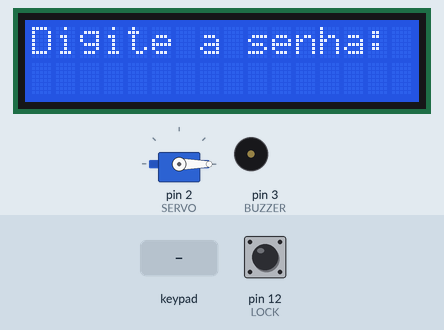
Simulated run of this sketch. Board: Arduino Uno, built with avr-gcc and run on an emulated ATmega328P. Parts: servo, 16×2 character LCD, buzzer (waves = sounding). Wiring (inferred from the names in the program): 4×4 keypad with keys 1 2 3 A 4 5 6 B 7 8 9 C * 0 # D: rows pin 8, pin 9, pin 10, pin 11; columns pin 4, pin 5, pin 6, pin 7. The inputs (shaded band) are chosen by the test bench; at power-on: pin 12 (LOCK) HIGH. What the sketch prints to the serial monitor is not drawn.

Above: at 1.2 s.
1.3 s: keypad keys 1 2 3 4 * pressed 0.4 s apart
At 3.5 s:
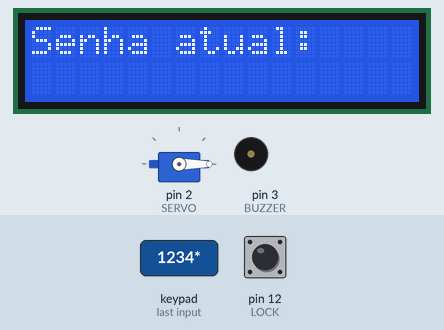
4.8 s: key '2' pressed
At 6.0 s:
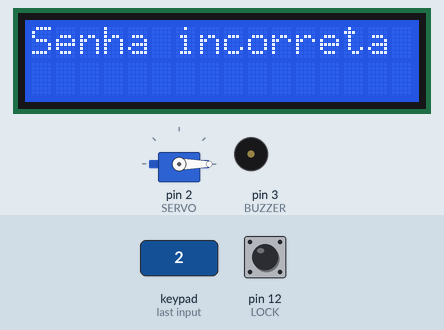
7.8 s: keypad keys 1 3 9 7 # pressed 0.4 s apart
At 10.5 s:
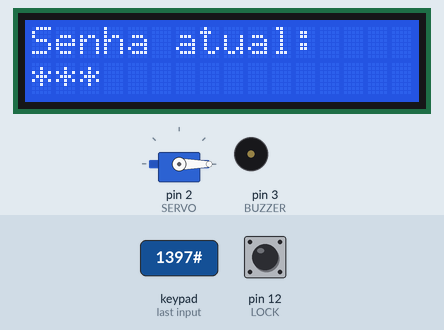
11.3 s: key '3' pressed
At 12.4 s:
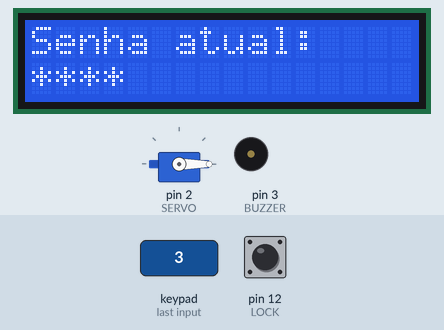
12.9 s: keypad keys 1 3 9 7 D pressed 0.4 s apart
At 15.9 s:
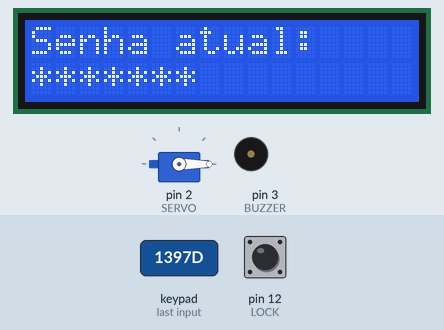
16.4 s: key '5' pressed
At 17.4 s:
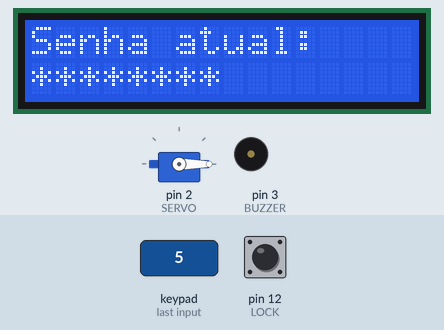
Timing chart, 0 to 19.0 s (numbered marks = the images above; inputs shaded):
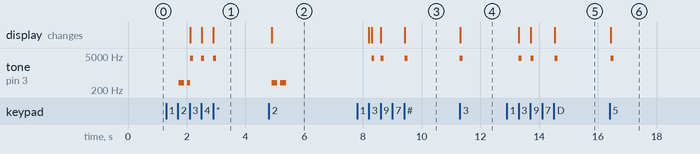

The sketch:

automated_lock.ino
```cpp
#include <LiquidCrystal.h>
#include <Servo.h>
#include <EEPROM.h>

//PINS
#define LOCK 12
#define LINE_1 11
#define LINE_2 10
#define LINE_3 9
#define LINE_4 8
#define COLUMN_1 7
#define COLUMN_2 6
#define COLUMN_3 5
#define COLUMN_4 4
#define BUZZER 3
#define SERVO 2
//OP_MODES
#define DEFAULT_MODE 1
#define CURRENT_PASSWORD 2
#define NEW_PASSWORD 3
#define CONFIRM_NEW_PASSWORD 4

String entry;
String new_password;
int cursor_position;
bool locked; // 1 = aberto / 0 = fechado
int op_mode;

LiquidCrystal screen(A0,A1,A2,A3,A4,A5);
Servo servo;

void SETUP_SERVO()
{
  servo.attach(SERVO);
  servo.write(0);
  locked = true;
}

void SETUP_KEYBOARD()
{
  pinMode(LOCK, INPUT_PULLUP);
  pinMode(COLUMN_1,INPUT_PULLUP);
  pinMode(COLUMN_2,INPUT_PULLUP);
  pinMode(COLUMN_3,INPUT_PULLUP);
  pinMode(COLUMN_4,INPUT_PULLUP);
  pinMode(LINE_1,OUTPUT);
  pinMode(LINE_2,OUTPUT);
  pinMode(LINE_3,OUTPUT);
  pinMode(LINE_4,OUTPUT);

  digitalWrite(LOCK,HIGH);
  digitalWrite(COLUMN_1,HIGH);
  digitalWrite(COLUMN_2,HIGH);
  digitalWrite(COLUMN_3,HIGH);
  digitalWrite(COLUMN_4,HIGH);
}

void SEND_COMMAND(char key_pressed)
{
  switch(key_pressed)
  {
    case '1': case '2': case '3': case'4': case '5': case'6': case '7': case '8': case'9': case '0':
      entry = entry + key_pressed;
      PLAY_DEFAULT_SOUND();
      screen.setCursor(cursor_position,1);
      screen.print('*');
      cursor_position ++ ;
      break;
    case '*':
      PLAY_DEFAULT_SOUND();
      CLEAR_ENTRY();
      break;
    case '#':
      if (op_mode == DEFAULT_MODE)
      {
        if (COMPLETE_LENGTH(entry) == READ_PASSWORD() and locked == true)
        {
          PLAY_OPEN_SOUND();
          servo.write(90);
          locked = false;
        }
        else
        {
          PLAY_ERROR_SOUND();
        }
        CLEAR_ENTRY();
        break;
      }

      if (op_mode == CURRENT_PASSWORD)
      {
        if(COMPLETE_LENGTH(entry) == READ_PASSWORD())
        {
          PLAY_DEFAULT_SOUND();
          CHANGE_OP_MODE(NEW_PASSWORD);
          break;
        }
        else
        {
          screen.clear();
          screen.setCursor(0,0);
          screen.print("Senha incorreta");
          PLAY_ERROR_SOUND();
          delay(3000);
          CHANGE_OP_MODE(CURRENT_PASSWORD);
          break;
        }
      }

      if (op_mode == NEW_PASSWORD)
      {
        if (entry.length() < 4)
        {
          screen.clear();
          screen.setCursor(0,0);
          screen.print("A senha digitada");
          screen.setCursor(0,1);
          screen.print("e muito curta");
          PLAY_ERROR_SOUND();
          delay(3000);
          CHANGE_OP_MODE(NEW_PASSWORD);
          break;
        }
        else
        {
          if (entry.length() > 12)
          {
            screen.clear();
            screen.setCursor(0,0);
            screen.print("A senha digitada");
            screen.setCursor(0,1);
            screen.print("e muito longa");
            PLAY_ERROR_SOUND();
            delay(3000);
            CHANGE_OP_MODE(NEW_PASSWORD);
            break;
          }
          else
          {
          PLAY_DEFAULT_SOUND();
          new_password = entry;
          CHANGE_OP_MODE(CONFIRM_NEW_PASSWORD);
          break;
          }
        }
      }

      if (op_mode == CONFIRM_NEW_PASSWORD)
      {
        if (entry == new_password)
        {
            SAVE_PASSWORD(COMPLETE_LENGTH(entry));
            PLAY_DEFAULT_SOUND();
            screen.clear();
            screen.setCursor(0,0);
            screen.print("Senha alterada");
            screen.setCursor(0,1);
            screen.print("com sucesso!");
            delay(3000);
            CHANGE_OP_MODE(DEFAULT_MODE);
            break;
        }
        else
        {
          screen.clear();
          screen.setCursor(0,0);
          screen.print("Senhas digitadas");
          screen.setCursor(0,1);
          screen.print("nao conferem");
          PLAY_ERROR_SOUND();
          delay(3000);
          CHANGE_OP_MODE(DEFAULT_MODE);
          break;
        }

      }
      break;
    case 'L': case 'D':
      if (locked == false)
      {
        PLAY_LOCK_SOUND();
        servo.write(0);
        locked = true;
        CHANGE_OP_MODE(DEFAULT_MODE);
      }
    break;
    case 'A':
      PLAY_DEFAULT_SOUND();
      CHANGE_OP_MODE(CURRENT_PASSWORD);
      break;
    case 'C':
      PLAY_DEFAULT_SOUND();
      CHANGE_OP_MODE(DEFAULT_MODE);
      break;
    }

}

void CHANGE_OP_MODE(int OPERACAO)
{
  op_mode = OPERACAO;
  entry = "";
  cursor_position = 0;

  screen.clear();
  screen.setCursor(0,0);

  if (op_mode == CURRENT_PASSWORD)
  {
    screen.print("Senha atual:");
  }
  if (op_mode == NEW_PASSWORD)
  {
    screen.print("Nova senha:");
  }
  if (op_mode == CONFIRM_NEW_PASSWORD)
  {
    screen.print("Confirmar senha:");
  }
  if (op_mode == DEFAULT_MODE)
  {
    screen.print("Digite a senha:");
  }

  screen.setCursor(0,1);

}

void setup() {
  // put your setup code here, to run once:
  SETUP_KEYBOARD();
  SETUP_SERVO();

  screen.begin(16,2);

  Serial.begin(9600);

  CHANGE_OP_MODE(DEFAULT_MODE);
}

void loop()
{
  for (int line = 1; line < 5 ; line ++)
  {

    digitalWrite(LINE_1,HIGH);
    digitalWrite(LINE_2,HIGH);
    digitalWrite(LINE_3,HIGH);
    digitalWrite(LINE_4,HIGH);
    digitalWrite(line + 7,LOW); //soma-se 7 pois a porta referente a linha 1 é a porta 8, linha 2, 9 e assim por diante.

    if (digitalRead(COLUMN_1) == LOW)
    {
     SEND_COMMAND(KEYPRESSED(line,1));
      while (digitalRead(COLUMN_1) == LOW) {};
    }
    if (digitalRead(COLUMN_2) == LOW)
    {
      SEND_COMMAND(KEYPRESSED(line,2));
      while (digitalRead(COLUMN_2) == LOW) {};
    }
    if (digitalRead(COLUMN_3) == LOW)
    {
      SEND_COMMAND(KEYPRESSED(line,3));
      while (digitalRead(COLUMN_3) == LOW) {};
    }
    if (digitalRead(COLUMN_4) == LOW)
    {
      SEND_COMMAND(KEYPRESSED(line,4));
      while (digitalRead(COLUMN_4) == LOW) {};
    }
    if (digitalRead(LOCK) == LOW)
    {
      SEND_COMMAND('L');
      while (digitalRead(LOCK) == LOW) {};
    }
    delay(25);
}


}

char KEYPRESSED(int line, int column)
{
  switch (line)
  {
    case 4:
      switch(column)
      {
        case 1:
          return '1';
          break;
        case 2:
          return '2';
          break;
        case 3:
          return '3';
          break;
        case 4:
          return 'A';
          break;
      }
      break;
    case 3:
      switch(column)
      {
        case 1:
          return '4';
        case 2:
          return '5';
        case 3:
          return '6';
          break;
        case 4:
          return 'B';
          break;
      }
      break;
    case 2:
      switch(column)
      {
        case 1:
          return '7';
          break;
        case 2:
          return '8';
          break;
        case 3:
          return '9';
          break;
        case 4:
          return 'C';
          break;
      }
      break;
    case 1:
      switch(column)
      {
        case 1:
          return '*';
          break;
        case 2:
          return '0';
          break;
        case 3:
        return '#';
          break;
        case 4:
          return 'D';
          break;
      }
      break;
  }
}

void PLAY_OPEN_SOUND()
{
  tone(BUZZER,2637,100);
  delay(100);
  tone(BUZZER,2637,100);
  delay(100);
  tone(BUZZER,0,100);
  delay(100);
  tone(BUZZER,2637,100);
  delay(100);

  tone(BUZZER,0,100);
  delay(100);
  tone(BUZZER,2093,100);
  delay(100);
  tone(BUZZER,2637,100);
  delay(100);
  tone(BUZZER,0,100);
  delay(100);

  tone(BUZZER,3136,100);
  delay(100);
}

void PLAY_ERROR_SOUND()
{
   tone(BUZZER,400,200);
   delay(300);
   tone(BUZZER,400,200);
}

void PLAY_LOCK_SOUND()
{
  tone(BUZZER,200,500);
}

void PLAY_DEFAULT_SOUND()
{
  tone(BUZZER,4000,100);
}

void CLEAR_ENTRY()
{
  entry = "";
  cursor_position = 0;
  screen.setCursor(0,1);
  screen.print("                ");
}

String COMPLETE_LENGTH(String str)
{
  for (int i=1; i<=16; i++)
  {
    if (str.length() == 16)
    {
      break;
    }
    str = str + '0';
  }
  return str;
}

String READ_PASSWORD()
{
  String password;
  for (int address=0;address<16;address++)
  {
    char value = EEPROM.read(address);
    password = password + value;
  }
  Serial.println(password);
  return password;
}

void SAVE_PASSWORD(String password)
{
  for (int i = 0 ; i < password.length(); i++)
  {
    EEPROM.write(i,password[i]);
    Serial.println(EEPROM.read(i));
  }
}
```

Measured:
- after the input at 1.3 s, tone on pin 3 (BUZZER): plays 400 Hz for 0.20 s, 400 Hz for 0.10 s, 4000 Hz for 0.10 s, 4000 Hz for 0.10 s, 4000 Hz for 0.10 s, starting after 0.42 s; the display: first changes after 0.83 s (image 1 shows a later state)
- after the input at 4.8 s, tone on pin 3 (BUZZER): alternates 400 Hz for 0.20 s and silent for 0.10 s, 4 changes in all, then stays silent, starting after 0.09 s; the display: changes after 0.09 s (image 2)
- after the input at 7.8 s, tone on pin 3 (BUZZER): goes 4000 Hz 0.10 s, silent 0.21 s, 4000 Hz 0.10 s, silent 0.73 s, 4000 Hz 0.10 s, then silent, starting after 0.49 s; the display: first differs from a run without the input after 0.49 s (image 3 shows a later state)
- after the input at 11.3 s, tone on pin 3 (BUZZER): silent → 4000 Hz at once, → silent 0.10 s later; the display: changes at once (image 4)
- after the input at 12.9 s, tone on pin 3 (BUZZER): goes 4000 Hz 0.10 s, silent 0.30 s, 4000 Hz 0.10 s, silent 0.73 s, 4000 Hz 0.10 s, then silent, starting after 0.41 s; the display: first changes after 0.41 s (image 5 shows a later state)
- after the input at 16.4 s, tone on pin 3 (BUZZER): silent → 4000 Hz at once, → silent 0.10 s later; the display: changes at once (image 6)
